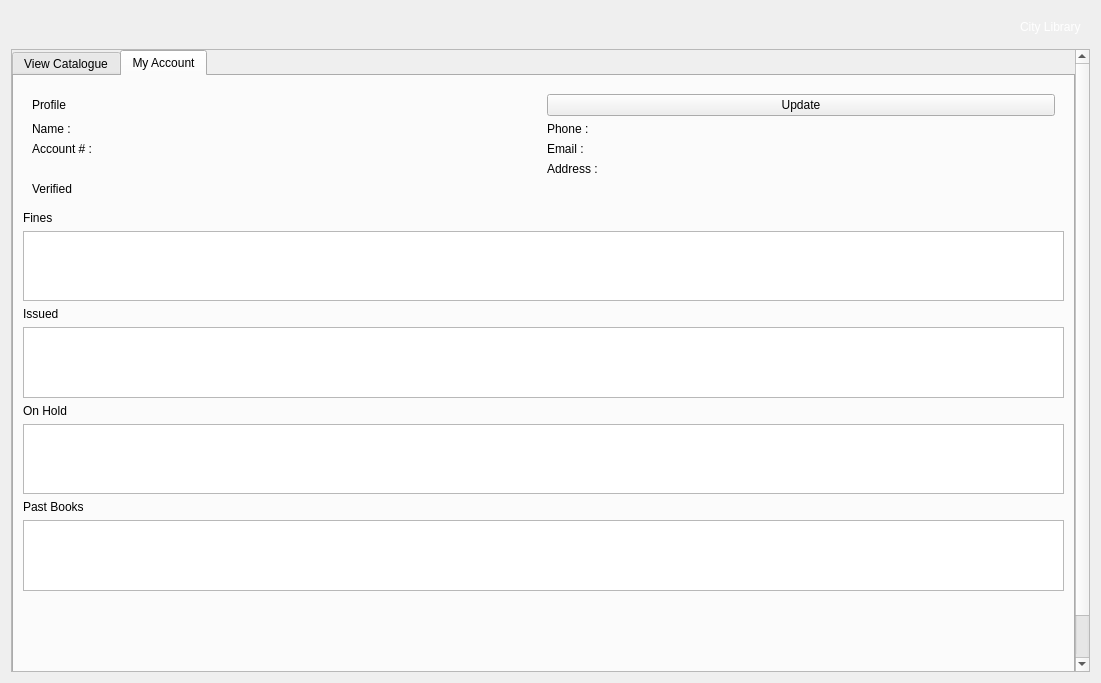
<?xml version="1.0" encoding="UTF-8"?>
<ui version="4.0">
 <class>MemberView</class>
 <widget class="QWidget" name="MemberView">
  <property name="geometry">
   <rect>
    <x>0</x>
    <y>0</y>
    <width>1101</width>
    <height>683</height>
   </rect>
  </property>
  <property name="windowTitle">
   <string>Form</string>
  </property>
  <layout class="QVBoxLayout" name="verticalLayout">
   <item>
    <widget class="QWidget" name="bannerBackground" native="true">
     <property name="maximumSize">
      <size>
       <width>16777215</width>
       <height>150</height>
      </size>
     </property>
     <property name="styleSheet">
      <string notr="true">#bannerBackground {
	background-image: url(:/branding/images/brand/background.jpg);
}</string>
     </property>
     <layout class="QHBoxLayout" name="horizontalLayout" stretch="1,0">
      <item>
       <widget class="QLabel" name="bannerLogo">
        <property name="text">
         <string/>
        </property>
        <property name="pixmap">
         <pixmap resource="images.qrc">:/branding/images/brand/logoSmall.png</pixmap>
        </property>
       </widget>
      </item>
      <item>
       <widget class="QLabel" name="bannerTitle">
        <property name="styleSheet">
         <string notr="true">#bannerTitle {
	color: rgb(255, 255, 255);
	font: 700 60pt &quot;Segoe UI&quot;;
}</string>
        </property>
        <property name="text">
         <string>City Library</string>
        </property>
       </widget>
      </item>
     </layout>
    </widget>
   </item>
   <item>
    <widget class="QScrollArea" name="scrollArea">
     <property name="widgetResizable">
      <bool>true</bool>
     </property>
     <widget class="QWidget" name="pageScroll">
      <property name="geometry">
       <rect>
        <x>0</x>
        <y>0</y>
        <width>1067</width>
        <height>700</height>
       </rect>
      </property>
      <layout class="QVBoxLayout" name="verticalLayout_6">
       <property name="leftMargin">
        <number>0</number>
       </property>
       <property name="topMargin">
        <number>0</number>
       </property>
       <property name="rightMargin">
        <number>0</number>
       </property>
       <property name="bottomMargin">
        <number>0</number>
       </property>
       <item>
        <widget class="QTabWidget" name="memberTab">
         <property name="currentIndex">
          <number>1</number>
         </property>
         <widget class="QWidget" name="catalogueTab">
          <attribute name="title">
           <string>View Catalogue</string>
          </attribute>
          <layout class="QVBoxLayout" name="verticalLayout_8">
           <item>
            <layout class="QHBoxLayout" name="tabContents">
             <item>
              <layout class="QVBoxLayout" name="filterContents">
               <item>
                <widget class="QLabel" name="label">
                 <property name="text">
                  <string>Filter Search</string>
                 </property>
                </widget>
               </item>
              </layout>
             </item>
             <item>
              <layout class="QVBoxLayout" name="searchContents">
               <item>
                <layout class="QHBoxLayout" name="searchBarLayout">
                 <item>
                  <widget class="QLineEdit" name="searchLineEdit"/>
                 </item>
                 <item>
                  <widget class="QPushButton" name="searchButton">
                   <property name="text">
                    <string>PushButton</string>
                   </property>
                  </widget>
                 </item>
                </layout>
               </item>
               <item>
                <widget class="QListWidget" name="catalogueList"/>
               </item>
              </layout>
             </item>
            </layout>
           </item>
           <item>
            <layout class="QHBoxLayout" name="catalogueFooter">
             <item>
              <spacer name="horizontalSpacer_3">
               <property name="orientation">
                <enum>Qt::Orientation::Horizontal</enum>
               </property>
               <property name="sizeHint" stdset="0">
                <size>
                 <width>40</width>
                 <height>20</height>
                </size>
               </property>
              </spacer>
             </item>
             <item>
              <widget class="QLabel" name="catalogueFooterLabel">
               <property name="text">
                <string/>
               </property>
               <property name="pixmap">
                <pixmap resource="images.qrc">:/branding/images/brand/logoSmall.png</pixmap>
               </property>
              </widget>
             </item>
             <item>
              <spacer name="horizontalSpacer_4">
               <property name="orientation">
                <enum>Qt::Orientation::Horizontal</enum>
               </property>
               <property name="sizeHint" stdset="0">
                <size>
                 <width>40</width>
                 <height>20</height>
                </size>
               </property>
              </spacer>
             </item>
            </layout>
           </item>
          </layout>
         </widget>
         <widget class="QWidget" name="accountTab">
          <attribute name="title">
           <string>My Account</string>
          </attribute>
          <layout class="QVBoxLayout" name="verticalLayout_5">
           <item>
            <widget class="QWidget" name="profileContent" native="true">
             <layout class="QVBoxLayout" name="verticalLayout_4">
              <item>
               <layout class="QHBoxLayout" name="horizontalLayout_4">
                <item>
                 <widget class="QLabel" name="profileLabel">
                  <property name="text">
                   <string>Profile</string>
                  </property>
                 </widget>
                </item>
                <item>
                 <widget class="QPushButton" name="updateButton">
                  <property name="text">
                   <string>Update</string>
                  </property>
                 </widget>
                </item>
               </layout>
              </item>
              <item>
               <layout class="QGridLayout" name="gridLayout_4">
                <item row="2" column="2">
                 <widget class="QLabel" name="addressLabel">
                  <property name="text">
                   <string>Address :</string>
                  </property>
                 </widget>
                </item>
                <item row="0" column="2">
                 <widget class="QLabel" name="phoneLabel">
                  <property name="text">
                   <string>Phone :</string>
                  </property>
                 </widget>
                </item>
                <item row="1" column="2">
                 <widget class="QLabel" name="emaiLabel">
                  <property name="text">
                   <string>Email : </string>
                  </property>
                 </widget>
                </item>
                <item row="1" column="0">
                 <widget class="QLabel" name="accountLabel">
                  <property name="text">
                   <string>Account # :</string>
                  </property>
                 </widget>
                </item>
                <item row="0" column="3">
                 <widget class="QLabel" name="phoneOutputLabel">
                  <property name="text">
                   <string/>
                  </property>
                 </widget>
                </item>
                <item row="0" column="1">
                 <widget class="QLabel" name="nameOutputLabel">
                  <property name="text">
                   <string/>
                  </property>
                 </widget>
                </item>
                <item row="1" column="1">
                 <widget class="QLabel" name="accountOutputLabel">
                  <property name="text">
                   <string/>
                  </property>
                 </widget>
                </item>
                <item row="2" column="3">
                 <widget class="QLabel" name="addressOutputLabel">
                  <property name="text">
                   <string/>
                  </property>
                 </widget>
                </item>
                <item row="1" column="3">
                 <widget class="QLabel" name="emailOutputLabel">
                  <property name="text">
                   <string/>
                  </property>
                 </widget>
                </item>
                <item row="3" column="0">
                 <widget class="QLabel" name="verifiedLabel">
                  <property name="text">
                   <string>Verified</string>
                  </property>
                 </widget>
                </item>
                <item row="0" column="0">
                 <widget class="QLabel" name="nameLabel">
                  <property name="text">
                   <string>Name :</string>
                  </property>
                 </widget>
                </item>
                <item row="3" column="1">
                 <widget class="QLabel" name="verfiedOutput">
                  <property name="text">
                   <string/>
                  </property>
                 </widget>
                </item>
               </layout>
              </item>
             </layout>
            </widget>
           </item>
           <item>
            <layout class="QVBoxLayout" name="finesContent">
             <item>
              <widget class="QLabel" name="finesLabel">
               <property name="text">
                <string>Fines</string>
               </property>
              </widget>
             </item>
             <item>
              <widget class="QListWidget" name="finesList"/>
             </item>
            </layout>
           </item>
           <item>
            <layout class="QVBoxLayout" name="issuedContent">
             <item>
              <widget class="QLabel" name="issuedLabel">
               <property name="text">
                <string>Issued</string>
               </property>
              </widget>
             </item>
             <item>
              <widget class="QListWidget" name="issuedList"/>
             </item>
            </layout>
           </item>
           <item>
            <layout class="QVBoxLayout" name="holdContent">
             <item>
              <widget class="QLabel" name="holdLabel">
               <property name="text">
                <string>On Hold</string>
               </property>
              </widget>
             </item>
             <item>
              <widget class="QListWidget" name="holdList"/>
             </item>
            </layout>
           </item>
           <item>
            <layout class="QVBoxLayout" name="historyContent">
             <item>
              <widget class="QLabel" name="historyLabel">
               <property name="text">
                <string>Past Books</string>
               </property>
              </widget>
             </item>
             <item>
              <widget class="QListWidget" name="historyList"/>
             </item>
            </layout>
           </item>
           <item>
            <widget class="QWidget" name="accoutFooterBackground" native="true">
             <property name="minimumSize">
              <size>
               <width>0</width>
               <height>110</height>
              </size>
             </property>
             <property name="maximumSize">
              <size>
               <width>16777215</width>
               <height>110</height>
              </size>
             </property>
             <layout class="QGridLayout" name="gridLayout" columnstretch="0,0,0">
              <item row="0" column="2">
               <spacer name="horizontalSpacer_2">
                <property name="orientation">
                 <enum>Qt::Orientation::Horizontal</enum>
                </property>
                <property name="sizeHint" stdset="0">
                 <size>
                  <width>40</width>
                  <height>20</height>
                 </size>
                </property>
               </spacer>
              </item>
              <item row="0" column="1">
               <widget class="QLabel" name="footerLogo">
                <property name="text">
                 <string/>
                </property>
                <property name="pixmap">
                 <pixmap resource="images.qrc">:/branding/images/brand/logoSmall.png</pixmap>
                </property>
               </widget>
              </item>
              <item row="0" column="0">
               <spacer name="horizontalSpacer">
                <property name="orientation">
                 <enum>Qt::Orientation::Horizontal</enum>
                </property>
                <property name="sizeHint" stdset="0">
                 <size>
                  <width>472</width>
                  <height>5</height>
                 </size>
                </property>
               </spacer>
              </item>
             </layout>
            </widget>
           </item>
          </layout>
         </widget>
        </widget>
       </item>
      </layout>
     </widget>
    </widget>
   </item>
  </layout>
 </widget>
 <resources>
  <include location="images.qrc"/>
 </resources>
 <connections/>
</ui>
